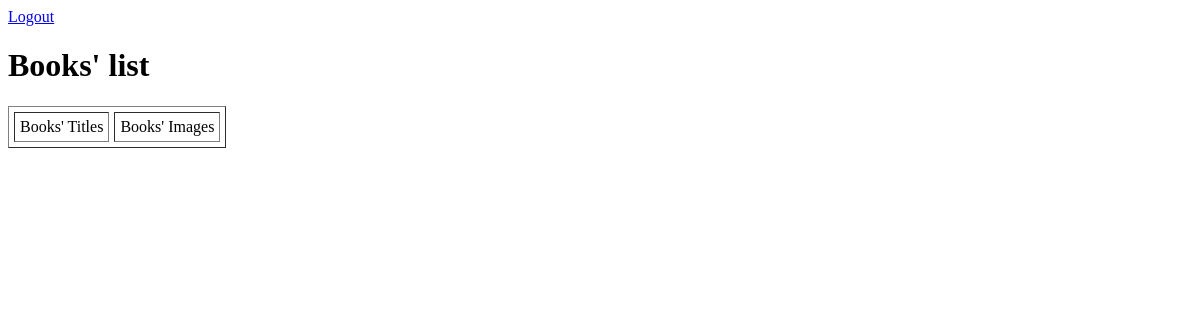
The page /books/list/ (signed in) on the database as committed earlier.
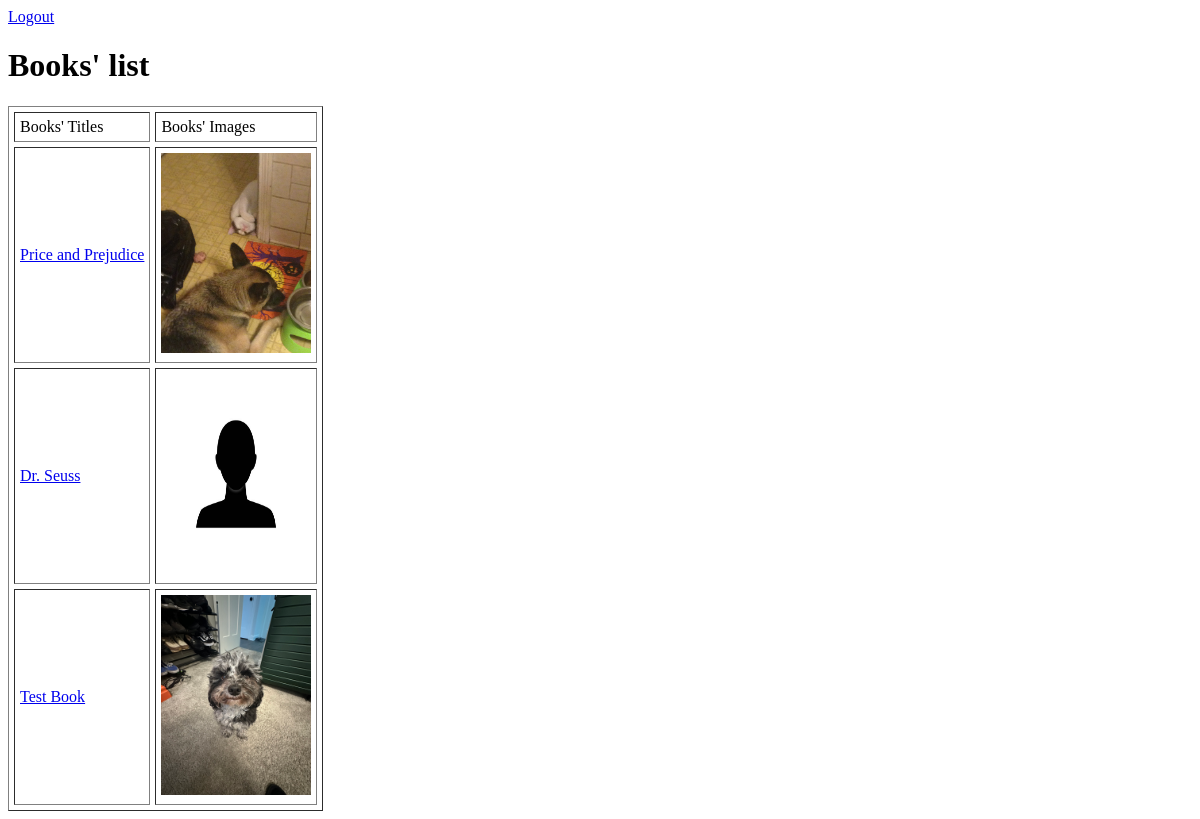
The same page on the database as committed later.
### books/models.py (models this page shows, shortened)
class Book(models.Model):
    name = models.CharField(max_length=120)
    author_name = models.CharField(max_length=120, default='Unknown author')
    price= models.FloatField (help_text= 'in US dollars $')
    genre = models.CharField(max_length=12, choices=genre_choices, default='classic')
    book_type = models.CharField(max_length=12, choices=book_type_choices, default='hardcover')
    pic = models.ImageField(upload_to='books', default='no_picture.jpg')
    def get_absolute_url(self):
       return reverse ('books:detail', kwargs={'pk': self.pk})

### books/views.py (the view)
# urls.py: path('list/', BookListView.as_view(), name='list'),
class BookListView(LoginRequiredMixin, ListView):           #class-based view
   model = Book                         #specify model
   template_name = 'books/main.html'    #specify template

### books/templates/books/main.html (shortened to what this page needs)
<!DOCTYPE html>
<html lang="en">
<head>
</head>
<a href="{%url 'logout' %}"> Logout </a>
<body>
    <h1>Books' list</h1> {% comment%} HTML tag for heading {% endcomment%}
    <table border="1" cellpadding="5" cellspacing="5"> {% comment%} start of table {% endcomment%}
        <tr>
            <td>Books' Titles</td> {% comment%} the <td> tag adds a column {% endcomment%}
            <td>Books' Images</td>
        </tr>
        {% for object in object_list %} {% comment%} now go through the list element-by-element {% endcomment%}
        <tr>
            <td><a href="{{object.get_absolute_url}}"> {% comment%} add links to book names {% endcomment%}
                    {{object.name}}
                </a></td>
            <td><img src="{{object.pic.url}}" width="150" height="200" /></td>
        </tr>
        {% endfor %}
    </table>
</body>
</html>

Rows that differ between the two databases and show on the page:
added Book: name "Price and Prejudice", pic (picture)
added Book: name "Dr. Seuss", pic (placeholder picture)
added Book: name "Test Book", pic (picture)
